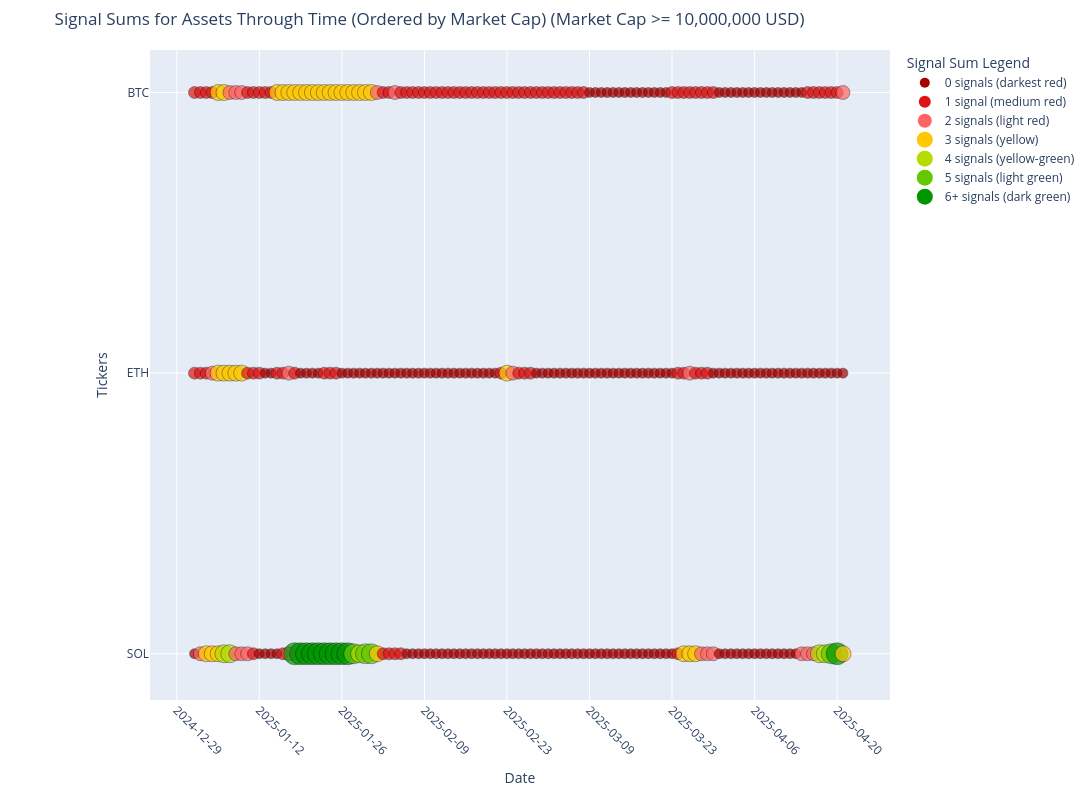

Notebook code for this chart:
### Code cell
def plot_signal_sums_through_time(analyzer, start_date=None, end_date=None, min_market_cap=1000000000, max_market_cap=None):
    """
    Create an interactive plotly lollipop chart showing signal sums for all assets through time.
    Assets are on the Y-axis and dates on the X-axis.
    
    Args:
        analyzer: The PortfolioAnalyzer instance
        start_date: Optional start date string in format 'YYYY-MM-DD'. If None, uses earliest available date.
        end_date: Optional end date string in format 'YYYY-MM-DD'. If None, uses latest available date.
        min_market_cap: Minimum market capitalization in USD to include an asset
        max_market_cap: Maximum market capitalization in USD to include an asset
    
    Returns:
        DataFrame with signal sums over time
    """
    import plotly.graph_objects as go
    import pandas as pd
    from soros_system.data.data_loader import DataLoader
    
    # Get all asset IDs
    asset_ids = list(analyzer.assets.keys())
    
    # Exclude stablecoins
    excluded_assets = ['tether', 'usd-coin']
    asset_ids = [asset_id for asset_id in asset_ids if asset_id not in excluded_assets]
    
    # Create a data loader to get tickers
    data_loader = DataLoader(
        data_path=analyzer.data_path,
        btc_data_path=analyzer.btc_data_path,
        ssr_data_path=analyzer.ssr_data_path,
        market_data_path=analyzer.market_data_path,
        asset_ids=analyzer.asset_ids
    )
    
    # Create a mapping from asset_id to ticker
    ticker_mapping = {}
    for asset_id in asset_ids:
        ticker = data_loader.get_ticker_from_id(asset_id)
        ticker_mapping[asset_id] = ticker.upper() if ticker else asset_id.upper()
    
    # Create a dictionary to store market caps
    market_caps = {}
    
    # Filter assets by market cap if specified
    if min_market_cap > 0 or max_market_cap is not None:
        filtered_asset_ids = []
        for asset_id in asset_ids:
            asset_data = analyzer.get_asset_data(asset_id)
            if asset_data is not None:
                # Try different ways to access market cap
                market_cap = None
                
                # Try to get from metadata if available
                if hasattr(asset_data, 'metadata') and asset_data.metadata:
                    market_cap = asset_data.metadata.get('market_cap')
                
                # Try to get from asset_data directly
                if market_cap is None and hasattr(asset_data, 'market_cap'):
                    market_cap = asset_data.market_cap
                
                # Try to get from price_data if available
                if market_cap is None and hasattr(asset_data, 'price_data'):
                    if 'market_cap' in asset_data.price_data.columns:
                        # Use the most recent market cap value
                        market_cap = asset_data.price_data['market_cap'].iloc[-1]
                
                # Store market cap for later sorting
                market_caps[asset_id] = market_cap if market_cap is not None else 0
                
                # Debug print to see what we're working with
                ticker = ticker_mapping.get(asset_id, asset_id)
                print(f"Asset: {ticker}, Market Cap: {market_cap}")
                
                # Check if market cap meets criteria
                meets_min_criteria = market_cap is None or market_cap >= min_market_cap
                meets_max_criteria = max_market_cap is None or (market_cap is not None and market_cap <= max_market_cap)
                
                # Include asset if market cap meets criteria
                if meets_min_criteria and meets_max_criteria:
                    filtered_asset_ids.append(asset_id)
                    if market_cap is None:
                        print(f"Warning: No market cap data for {ticker}, including it anyway")
        
        asset_ids = filtered_asset_ids
        
        if not asset_ids:
            market_cap_msg = f"with market cap >= {min_market_cap}"
            if max_market_cap is not None:
                market_cap_msg += f" and <= {max_market_cap}"
            print(f"No assets found {market_cap_msg}")
            return pd.DataFrame()
    else:
        # If no market cap filtering, still collect market caps for sorting
        for asset_id in asset_ids:
            asset_data = analyzer.get_asset_data(asset_id)
            if asset_data is not None:
                market_cap = None
                
                if hasattr(asset_data, 'metadata') and asset_data.metadata:
                    market_cap = asset_data.metadata.get('market_cap')
                
                if market_cap is None and hasattr(asset_data, 'market_cap'):
                    market_cap = asset_data.market_cap
                
                if market_cap is None and hasattr(asset_data, 'price_data'):
                    if 'market_cap' in asset_data.price_data.columns:
                        market_cap = asset_data.price_data['market_cap'].iloc[-1]
                
                market_caps[asset_id] = market_cap if market_cap is not None else 0
    
    # Determine date range
    if start_date is None or end_date is None:
        # Find the common date range across assets
        min_dates = []
        max_dates = []
        for asset_id in asset_ids:
            asset_data = analyzer.get_asset_data(asset_id)
            if asset_data is not None and hasattr(asset_data, 'price_data') and len(asset_data.price_data) > 0:
                min_dates.append(asset_data.price_data.index[0])
                max_dates.append(asset_data.price_data.index[-1])
        
        if not min_dates or not max_dates:
            print("No data available for any assets")
            return
        
        if start_date is None:
            start_date = max(min_dates).strftime('%Y-%m-%d')
        if end_date is None:
            end_date = min(max_dates).strftime('%Y-%m-%d')
    
    # Convert to datetime objects
    start_dt = pd.to_datetime(start_date)
    end_dt = pd.to_datetime(end_date)
    
    # Generate a list of dates - daily intervals as requested
    date_range = pd.date_range(start=start_dt, end=end_dt, freq='D')
    date_strings = [date.strftime('%Y-%m-%d') for date in date_range]
    
    # Create a DataFrame to store signal sums for each asset and date
    signal_sums_over_time = pd.DataFrame(index=asset_ids)
    
    # Calculate signal sums for each date
    for date_str in date_strings:
        signals_df = display_all_assets_signals_for_date(analyzer, date_str)
        signal_sums_over_time[date_str] = signals_df['Signal_Sum']
    
    # Add market cap column for sorting
    signal_sums_over_time['market_cap'] = signal_sums_over_time.index.map(lambda x: market_caps.get(x, 0))
    
    # Sort by market cap in descending order
    signal_sums_over_time = signal_sums_over_time.sort_values(by='market_cap', ascending=True)
    
    # Calculate total signal sum (but don't include market_cap column)
    signal_sums_over_time['total_sum'] = signal_sums_over_time.drop(columns=['market_cap']).sum(axis=1)
    
    # Remove the sorting columns after sorting
    signal_sums_over_time = signal_sums_over_time.drop(columns=['market_cap', 'total_sum'])
    
    # Create a new DataFrame with tickers as index
    ticker_signal_sums = pd.DataFrame(index=[ticker_mapping[asset_id] for asset_id in signal_sums_over_time.index])
    for col in signal_sums_over_time.columns:
        ticker_signal_sums[col] = signal_sums_over_time[col].values
    
    # Create color mapping function based on signal sum (scaled from 0 to 6)
    def get_color(signal_sum):
        if signal_sum == 0:
            return 'rgb(165, 0, 0)'  # darkest red
        elif signal_sum == 1:
            return 'rgb(220, 20, 20)'  # medium red
        elif signal_sum == 2:
            return 'rgb(255, 100, 100)'  # light red
        elif signal_sum == 3:
            return 'rgb(255, 200, 0)'  # yellow
        elif signal_sum == 4:
            return 'rgb(180, 220, 0)'  # yellow-green
        elif signal_sum == 5:
            return 'rgb(100, 200, 0)'  # light green
        else:  # 6 or more
            return 'rgb(0, 150, 0)'  # dark green
    
    # Create the figure
    fig = go.Figure()
    
    # Get all dates for x-axis
    all_dates = pd.to_datetime(ticker_signal_sums.columns)
    
    # Plot all points including zero values
    for ticker in ticker_signal_sums.index:
        ticker_data = ticker_signal_sums.loc[ticker]
        
        # Create lists to store data for this ticker
        x_dates = []
        y_tickers = []
        sizes = []
        colors = []
        hover_texts = []
        
        # Process each date point
        for date, sum_val in zip(all_dates, ticker_data):
            x_dates.append(date)
            y_tickers.append(ticker)
            sizes.append(10 + sum_val * 2)  # Size based on signal sum
            colors.append(get_color(sum_val))
            hover_texts.append(f"Date: {date.strftime('%Y-%m-%d')}<br>Ticker: {ticker}<br>Signal Sum: {sum_val}")
        
        # Add scatter plot (dots)
        fig.add_trace(go.Scatter(
            x=x_dates,
            y=y_tickers,
            mode='markers',
            marker=dict(
                size=sizes,
                color=colors,
                line=dict(width=1, color='rgba(0,0,0,0.5)')
            ),
            name=ticker,
            showlegend=False,
            hoverinfo='text',
            hovertext=hover_texts
        ))
    
    # Add a color legend
    for i, (sum_val, color_desc) in enumerate([
        (0, "0 signals (darkest red)"),
        (1, "1 signal (medium red)"),
        (2, "2 signals (light red)"),
        (3, "3 signals (yellow)"),
        (4, "4 signals (yellow-green)"),
        (5, "5 signals (light green)"),
        (6, "6+ signals (dark green)")
    ]):
        fig.add_trace(go.Scatter(
            x=[None],
            y=[None],
            mode='markers',
            marker=dict(size=10 + sum_val * 2, color=get_color(sum_val)),
            name=color_desc,
            showlegend=True
        ))
    
    # Update layout
    title_text = "Signal Sums for Assets Through Time (Ordered by Market Cap)"
    if min_market_cap > 0 or max_market_cap is not None:
        title_text += f" (Market Cap"
        if min_market_cap > 0:
            title_text += f" >= {min_market_cap:,} USD"
        if max_market_cap is not None:
            if min_market_cap > 0:
                title_text += " and"
            title_text += f" <= {max_market_cap:,} USD"
        title_text += ")"
        
    fig.update_layout(
        title=title_text,
        xaxis_title="Date",
        yaxis_title="Tickers",
        height=max(800, len(ticker_signal_sums) * 20),  # Dynamic height based on number of assets
        width=1200,  # Fixed width for better display
        yaxis=dict(
            categoryorder='array',
            categoryarray=ticker_signal_sums.index,  # Order by market cap (already sorted)
        ),
        xaxis=dict(
            type='date',
            tickformat='%Y-%m-%d',
            tickangle=45,
        ),
        legend_title="Signal Sum Legend",
        hovermode="closest",
        showlegend=True,
        margin=dict(l=150, r=50, t=50, b=100)  # Add margin for ticker names
    )
    
    fig.show()
    
    return ticker_signal_sums

# Example usage
signal_data_over_time = plot_signal_sums_through_time(
    analyzer, 
    start_date="2025-1-1",  # Change to your desired start date
    end_date="2025-04-21",    # Change to your desired end date
    min_market_cap=10000000,
    max_market_cap=None    
)
